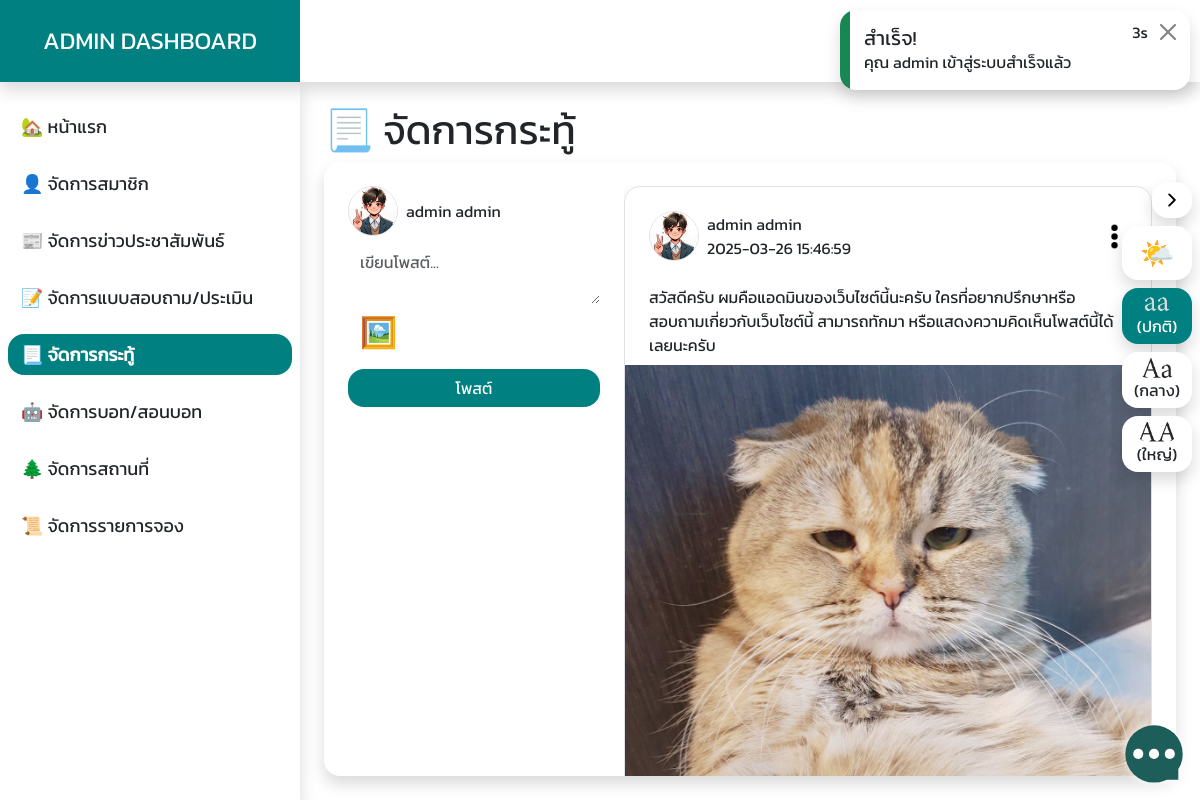
/admin/?managePosts (signed in), run on the app's committed database.
### tables this page shows
CREATE TABLE `users` (
  `user_id` int(11) NOT NULL,
  `firstname` varchar(150) NOT NULL,
  `lastname` varchar(150) NOT NULL,
  `email` varchar(150) NOT NULL,
  `password` varchar(60) NOT NULL,
  `image` varchar(150) NOT NULL DEFAULT 'default-profile.png',
  `role` enum('user','admin','doctor') NOT NULL DEFAULT 'user',
  `active_status` enum('online','offline') NOT NULL DEFAULT 'offline',
  `created_at` timestamp NOT NULL DEFAULT current_timestamp(),
  `updated_at` timestamp NULL DEFAULT NULL ON UPDATE current_timestamp()
);

CREATE TABLE `posts` (
  `post_id` int(11) NOT NULL,
  `user_id` int(11) NOT NULL,
  `text` text NOT NULL,
  `image` varchar(150) DEFAULT NULL,
  `created_at` timestamp NOT NULL DEFAULT current_timestamp(),
  `updated_at` timestamp NULL DEFAULT NULL ON UPDATE current_timestamp()
);

### src/admin/pages/managePosts.php (the view, shortened to what this page needs)
<div class='row'>
    <div class='col-lg-4'>
        <form action="../api/posts.php" method='post' enctype='multipart/form-data' class="mb-5">
            <div class='d-flex align-items-center gap-2'>
                <img src="<?= imagePath("user_images", $row["image"]) ?>" alt="" class='border rounded-circle object-fit-cover' width='50px' height='50px'>
                <div><?= $row["firstname"] ?> <?= $row["lastname"] ?></div>
            </div>
            <textarea name="text" placeholder='เขียนโพสต์...' class='form-control mt-2 border-0'></textarea>
            <label for="imagePost" class='btn btn-outline-light mb-2 border-0' style="font-size: 30px;">🖼️</label>
            <button type="submit" name='addPost' class='btn btn-teal w-100'>โพสต์</button>
        </form>
    </div>
    <div class='col-lg-8'>
        <div class='overflow-auto h-100'>
            <?php
            $fetchPost = sql("SELECT * FROM posts ORDER BY created_at DESC");
            if ($fetchPost->rowCount() > 0) {
                while ($post = $fetchPost->fetch()) {
                    $user = sql("SELECT * FROM users WHERE user_id = ?", [$post["user_id"]])->fetch();
            ?>
                    <div class='shadow border rounded-xl mb-2'>
                        <div class='d-flex align-items-center justify-content-between p-4'>
                            <div class='d-flex align-items-center gap-2'>
                                <img src="<?= imagePath("user_images", $user["image"]) ?>" alt="" class='border rounded-circle object-fit-cover' width='50px' height='50px'>
                                <div class='d-flex flex-column'>
                                    <div><?= $user["firstname"] ?> <?= $user["lastname"] ?></div>
                                    <div><?= $post["created_at"] ?></div>
                                </div>
                            </div>
                            <div class='dropdown'>
                                <div class='d-flex align-items-center justify-content-center cursor-pointer' data-bs-toggle='dropdown'>
                                    <img src="<?= imagePath("web_images/icons", "thee-dot.svg") ?>" width='25px' height='25px' class='object-fit-cover rounded-circle svg-icon'>
                                </div>
                            </div>
                        </div>
                        <div class='px-4 mb-2'>
                            <?= $post["text"] ?>
                        </div>
                        <?php if ($post['image']) { ?>
                            <img src="<?= imagePath("post_images", $post['image']) ?>" width='100%' height='500px' class='object-fit-cover'>
                        <?php } ?>
                    </div>
                <?php }
            } else { ?>
                <h5 class='text-center text-muted mt-5'>ยังไม่มีกระทู้ในขณะนี้...</h5>
            <?php }
            ?>
        </div>
    </div>
</div>

### src/admin/index.php (shortened to what this page needs)
<?php
require_once("../config.php");
$row = null;
if(isset($_SESSION["user_login"])){
    msg("warning","คำเตือน","ไม่สามารถเข้าถึงหน้านี้ได้","/");
}elseif(isset($_SESSION["admin_login"])){
    $row = sql("SELECT * FROM users WHERE user_id = ?",[$_SESSION["admin_login"]])->fetch();
}else{
    msg("warning","คำเตือน","ไม่สามารถเข้าถึงหน้านี้ได้","/");
}
$pages = [
    "home"=>"🏡 หน้าแรก",
    "manageUsers"=>"👤 จัดการสมาชิก",
    "manageNews"=>"📰 จัดการข่าวประชาสัมพันธ์",
    "manageAssessments"=>"📝 จัดการแบบสอบถาม/ประเมิน",
    "managePosts"=>"📃 จัดการกระทู้",
    "manageBot"=>"🤖 จัดการบอท/สอนบอท",
    "managePlaces"=>"🌲 จัดการสถานที่",
    "manageBookings"=>"📜 จัดการรายการจอง",
];
?>
<!DOCTYPE html>
<html lang="en">
<head>
    <?php require_once("../link.php"); ?>
</head>
<body>
    <?php
    require_once("../components/options.php");
    require_once("../components/popChats.php");
    ?>
    <div class='d-flex justify-content-between position-absolute w-100 shadow'>
        <h4 class='text-center p-3 text-white bg-teal d-flex align-items-center justify-content-center' style='width:300px'>ADMIN DASHBOARD</h4>
        <div class="dropdown mt-auto mx-2 p-2">
            <div class="d-flex flex-row gap-2 btn btn-outline-teal border-0 cursor-pointer dropdown-toggle align-items-center justify-content-center" data-bs-toggle="dropdown" style='border-radius: 2rem !important;'>
                <div><?= $row["firstname"] ?> <?= $row["lastname"] ?></div>
            </div>
        </div>
    </div>
    <div class='d-flex vh-100' style='padding-top:82px'>
        <div class=" shadow d-flex flex-column pt-4 overflow-auto pb-2" style="width:300px;">
            <ul class="m-0 p-0 d-flex flex-column gap-3 align-items-center w-100 px-2 text-start" style='list-style:none'>
                <?php foreach($pages as $index=>$page){?>
                    <a href="?<?= $index ?>" class='btn w-100 <?= isset($_GET[$index]) ? "btn-teal text-start fw-bold" : " text-start fw-light" ?>' style='font-size:18px'>
                        <li><?= $page; ?></li>
                    </a>
                <?php } ?>
            </ul>
        </div>
        <div class='flex-1 p-4'>
            <div class='d-flex flex-column h-100'>
                <h1 class='mb-2'>
                    <?php foreach($pages as $index=>$page){
                        if(isset($_GET[$index])){
                            echo $page;
                        } ?>
                    <?php } ?>
                </h1>
                <div class=' shadow p-4 rounded-xl overflow-hidden' style='height: 796.56px;'>
                    <?php foreach($pages as $index=>$page){
                        if(isset($_GET[$index])){
                            require_once("pages/$index.php");
                        } ?>
                    <?php } ?>
                </div>
            </div>
        </div>
    </div>
</body>
</html>

### src/libs/style.css (style rules this page uses)
:root { --black-light: #212529; --teal: teal; --teal2: rgb(15, 136, 136); --teal-light: rgb(25, 155, 155); }
body { font-family: "Kanit", serif; font-weight: 400; }
h1, h2, h3, h4, h5, h6 { margin: 0; padding: 0; }
.rounded-xl { border-radius: 1rem !important; }
.cursor-pointer { cursor: pointer; }
.flex-1 { flex: 1; }
.object-fit-cover { object-fit: cover; }
.btn { border-radius: 1rem !important; }
.bg-teal { background-color: var(--teal) !important; }
.svg-icon { filter: invert(0); }

### data on the page
users: image (picture), firstname "admin", lastname "admin"
posts: user.image (picture), user.firstname "admin", user.lastname "admin", created_at "2025-03-26 15:46:59", text "สวัสดีครับ ผมคือแอดมินของเว็บไซต์นี้นะครับ ใครที่อยากปรึกษาหรือสอบถามเกี่ยวกับเว็บโซต์นี้ สามารถทักมา หรือแสดงความคิดเห็นโพสต์นี้ได้เลยนะครับ", image (picture)

### other printed values
$_SESSION[$type][0] "สำเร็จ!"
$_SESSION[$type][1] "คุณ admin เข้าสู่ระบบสำเร็จแล้ว"
$page "🏡 หน้าแรก"
$page "👤 จัดการสมาชิก"
$page "📰 จัดการข่าวประชาสัมพันธ์"
$page "📝 จัดการแบบสอบถาม/ประเมิน"
$page "📃 จัดการกระทู้"
$page "🤖 จัดการบอท/สอนบอท"
$page "🌲 จัดการสถานที่"
$page "📜 จัดการรายการจอง"
